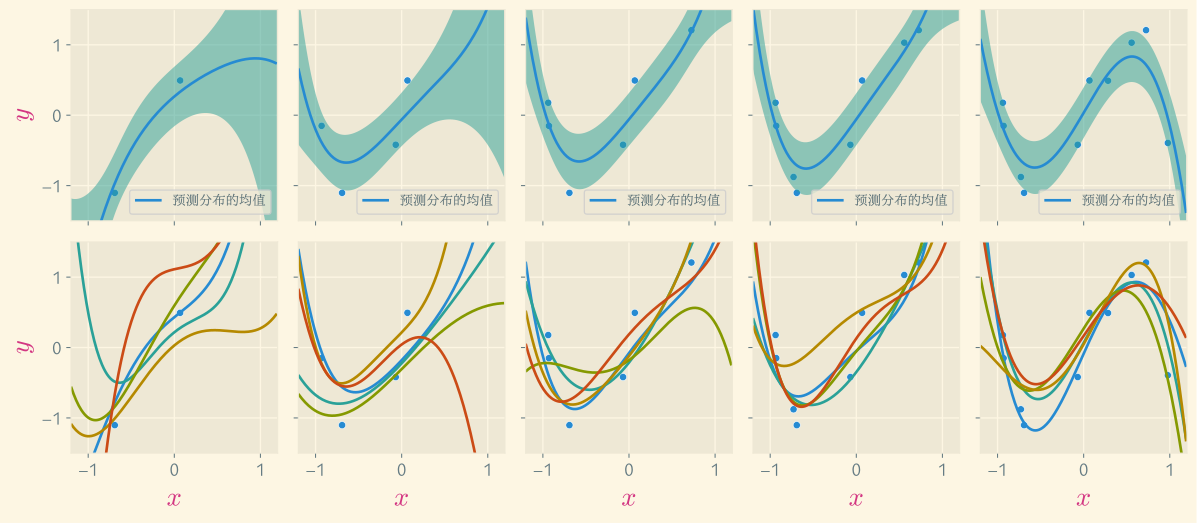

The Python source for this figure:
import matplotlib.pyplot as plt
import seaborn as sns
import numpy as np
import scipy.stats as st
from sklearn.preprocessing import PolynomialFeatures


def true_fun(X):
    return np.sin(np.pi * X)


np.random.seed(12)
plt.rcParams.update({
    "font.family": ["Ysabeau Office", "LXGW Neo ZhiSong Screen Full"],
    "mathtext.fontset": "cm",
    "axes.unicode_minus": True,
    "savefig.bbox": "tight",
    'legend.fontsize': 10,
    "xtick.labelsize": 14,
    "ytick.labelsize": 14,
    'text.color': '#586e75',
})

n_samples, degree, lines = 10, 4, 5  # 4阶多项式
a, b = 1, 10  # 分布超参数
mu, sigma = np.zeros(degree + 1), np.eye(degree + 1) / a  # w的先验高斯分布的参数
x, y = [], []  # 保存样本 用于画散点图
Xy = np.zeros((degree + 1, 1))  # sum_i x_i y_i

x_plot = np.arange(-1.2, 1.2, 0.01)
polynomial_features = PolynomialFeatures(degree=degree, include_bias=True)
xx_plot = polynomial_features.fit_transform(x_plot[:, np.newaxis])

with plt.style.context('Solarize_Light2'):
    fig, ax = plt.subplots(2, int(n_samples / 2), sharex=True, sharey=True, figsize=(15, 6))

    for i in range(n_samples):
        xi = st.uniform.rvs(loc=-1, scale=2)  # [-1,1]上均匀采样
        yi = true_fun(xi) + st.norm.rvs(loc=0, scale=np.sqrt(1 / b))
        x.append(xi)
        y.append(yi)
        xi = polynomial_features.fit_transform([[xi]]).reshape(degree + 1, 1)
        Xy += xi * yi
        sigma = sigma - b * sigma @ xi @ xi.T @ sigma / (1 + b * xi.T @ sigma @ xi)  # Sherman-Morrison 公式
        mu = b * (sigma @ Xy)

        if i & 1:  # 当i是偶数时
            j = int(i / 2)
            m = (xx_plot @ mu).ravel()  # 预测分布的均值

            sns.lineplot(x=x_plot, y=m, label="预测分布的均值", ax=ax[0, j])
            sns.scatterplot(x=x, y=y, s=30, ax=ax[0, j])

            # ax[0, j].scatter(x, y)
            # ax[0, j].plot(x_plot, m)
            ax[0, j].fill_between(x_plot, m - np.sqrt(1 / b + np.diag(xx_plot @ sigma @ xx_plot.T)), m + np.sqrt(1 / b + np.diag(xx_plot @ sigma @ xx_plot.T)), alpha=0.5, label='±标准差')
            
            sns.scatterplot(x=x, y=y, s=30, ax=ax[1, j])
            W = st.multivariate_normal.rvs(mean=mu.ravel(), cov=sigma, size=lines)
            for k in range(lines):
                sns.lineplot(x=x_plot, y=xx_plot @ W[k, :], ax=ax[1, j])
                ax[1, j].set_xlabel('$x$', fontsize=20, color="#d33682")
            if i == 1:
                ax[0, j].set_ylabel('$y$', fontsize=20, color="#d33682")
                ax[1, j].set_ylabel('$y$', fontsize=20, color="#d33682")

    plt.setp(ax, xlim=(-1.2, 1.2), ylim=(-1.5, 1.5))
    plt.subplots_adjust(wspace=0.1, hspace=0.1)
    fig.savefig("predictive-distribution.svg")
